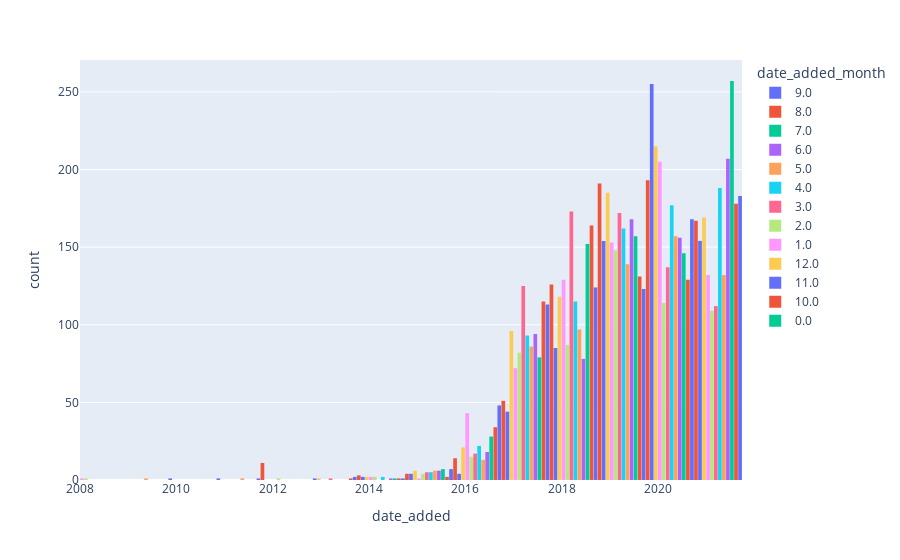
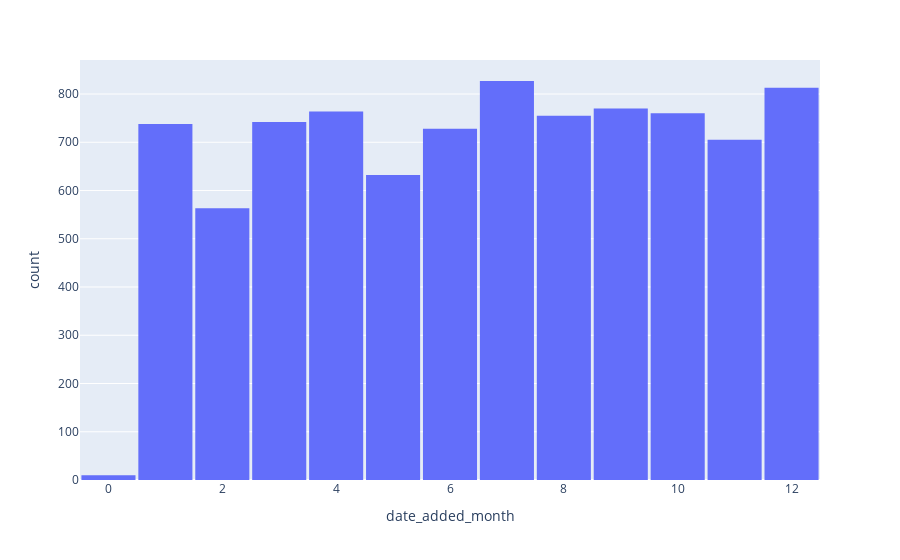

The code cell stored with these charts, in order, in its notebook:
### Code cell
fig = px.histogram(df,x='date_added',color='date_added_month' )
fig.update_layout(bargap=0.05)
fig1 = px.histogram(df,x='date_added_month' )
fig1.update_layout(bargap=0.05)

### Figure 1 — Plotly figure (JSON) as saved in the notebook; plotly's stock layout.template omitted (floating-point values rounded to 4 significant figures; data arrays with more than 128 entries replaced by an {"elided": "..."} marker saying what was removed)
{"data": [{"alignmentgroup": "True", "bingroup": "x", "hovertemplate": "date_added_month=9.0<br>date_added=%{x}<br>count=%{y}<extra></extra>", "legendgroup": "9.0", "marker": {"color": "#636efa", "pattern": {"shape": ""}}, "name": "9.0", "offsetgroup": "9.0", "orientation": "v", "showlegend": true, "type": "histogram", "x": {"elided": "770 str values"}, "xaxis": "x", "yaxis": "y"}, {"alignmentgroup": "True", "bingroup": "x", "hovertemplate": "date_added_month=8.0<br>date_added=%{x}<br>count=%{y}<extra></extra>", "legendgroup": "8.0", "marker": {"color": "#EF553B", "pattern": {"shape": ""}}, "name": "8.0", "offsetgroup": "8.0", "orientation": "v", "showlegend": true, "type": "histogram", "x": {"elided": "755 str values"}, "xaxis": "x", "yaxis": "y"}, {"alignmentgroup": "True", "bingroup": "x", "hovertemplate": "date_added_month=7.0<br>date_added=%{x}<br>count=%{y}<extra></extra>", "legendgroup": "7.0", "marker": {"color": "#00cc96", "pattern": {"shape": ""}}, "name": "7.0", "offsetgroup": "7.0", "orientation": "v", "showlegend": true, "type": "histogram", "x": {"elided": "827 str values"}, "xaxis": "x", "yaxis": "y"}, {"alignmentgroup": "True", "bingroup": "x", "hovertemplate": "date_added_month=6.0<br>date_added=%{x}<br>count=%{y}<extra></extra>", "legendgroup": "6.0", "marker": {"color": "#ab63fa", "pattern": {"shape": ""}}, "name": "6.0", "offsetgroup": "6.0", "orientation": "v", "showlegend": true, "type": "histogram", "x": {"elided": "728 str values"}, "xaxis": "x", "yaxis": "y"}, {"alignmentgroup": "True", "bingroup": "x", "hovertemplate": "date_added_month=5.0<br>date_added=%{x}<br>count=%{y}<extra></extra>", "legendgroup": "5.0", "marker": {"color": "#FFA15A", "pattern": {"shape": ""}}, "name": "5.0", "offsetgroup": "5.0", "orientation": "v", "showlegend": true, "type": "histogram", "x": {"elided": "632 str values"}, "xaxis": "x", "yaxis": "y"}, {"alignmentgroup": "True", "bingroup": "x", "hovertemplate": "date_added_month=4.0<br>date_added=%{x}<br>count=%{y}<extra></extra>", "legendgroup": "4.0", "marker": {"color": "#19d3f3", "pattern": {"shape": ""}}, "name": "4.0", "offsetgroup": "4.0", "orientation": "v", "showlegend": true, "type": "histogram", "x": {"elided": "764 str values"}, "xaxis": "x", "yaxis": "y"}, {"alignmentgroup": "True", "bingroup": "x", "hovertemplate": "date_added_month=3.0<br>date_added=%{x}<br>count=%{y}<extra></extra>", "legendgroup": "3.0", "marker": {"color": "#FF6692", "pattern": {"shape": ""}}, "name": "3.0", "offsetgroup": "3.0", "orientation": "v", "showlegend": true, "type": "histogram", "x": {"elided": "742 str values"}, "xaxis": "x", "yaxis": "y"}, {"alignmentgroup": "True", "bingroup": "x", "hovertemplate": "date_added_month=2.0<br>date_added=%{x}<br>count=%{y}<extra></extra>", "legendgroup": "2.0", "marker": {"color": "#B6E880", "pattern": {"shape": ""}}, "name": "2.0", "offsetgroup": "2.0", "orientation": "v", "showlegend": true, "type": "histogram", "x": {"elided": "563 str values"}, "xaxis": "x", "yaxis": "y"}, {"alignmentgroup": "True", "bingroup": "x", "hovertemplate": "date_added_month=1.0<br>date_added=%{x}<br>count=%{y}<extra></extra>", "legendgroup": "1.0", "marker": {"color": "#FF97FF", "pattern": {"shape": ""}}, "name": "1.0", "offsetgroup": "1.0", "orientation": "v", "showlegend": true, "type": "histogram", "x": {"elided": "738 str values"}, "xaxis": "x", "yaxis": "y"}, {"alignmentgroup": "True", "bingroup": "x", "hovertemplate": "date_added_month=12.0<br>date_added=%{x}<br>count=%{y}<extra></extra>", "legendgroup": "12.0", "marker": {"color": "#FECB52", "pattern": {"shape": ""}}, "name": "12.0", "offsetgroup": "12.0", "orientation": "v", "showlegend": true, "type": "histogram", "x": {"elided": "813 str values"}, "xaxis": "x", "yaxis": "y"}, {"alignmentgroup": "True", "bingroup": "x", "hovertemplate": "date_added_month=11.0<br>date_added=%{x}<br>count=%{y}<extra></extra>", "legendgroup": "11.0", "marker": {"color": "#636efa", "pattern": {"shape": ""}}, "name": "11.0", "offsetgroup": "11.0", "orientation": "v", "showlegend": true, "type": "histogram", "x": {"elided": "705 str values"}, "xaxis": "x", "yaxis": "y"}, {"alignmentgroup": "True", "bingroup": "x", "hovertemplate": "date_added_month=10.0<br>date_added=%{x}<br>count=%{y}<extra></extra>", "legendgroup": "10.0", "marker": {"color": "#EF553B", "pattern": {"shape": ""}}, "name": "10.0", "offsetgroup": "10.0", "orientation": "v", "showlegend": true, "type": "histogram", "x": {"elided": "760 str values"}, "xaxis": "x", "yaxis": "y"}, {"alignmentgroup": "True", "bingroup": "x", "hovertemplate": "date_added_month=0.0<br>date_added=%{x}<br>count=%{y}<extra></extra>", "legendgroup": "0.0", "marker": {"color": "#00cc96", "pattern": {"shape": ""}}, "name": "0.0", "offsetgroup": "0.0", "orientation": "v", "showlegend": true, "type": "histogram", "x": [null, null, null, null, null, null, null, null, null, null], "xaxis": "x", "yaxis": "y"}], "layout": {"bargap": 0.05, "barmode": "relative", "legend": {"title": {"text": "date_added_month"}, "tracegroupgap": 0}, "margin": {"t": 60}, "xaxis": {"anchor": "y", "domain": [0, 1], "title": {"text": "date_added"}}, "yaxis": {"anchor": "x", "domain": [0, 1], "title": {"text": "count"}}}}

### Figure 2 — Plotly figure (JSON) as saved in the notebook; plotly's stock layout.template omitted (floating-point values rounded to 4 significant figures; data arrays with more than 128 entries replaced by an {"elided": "..."} marker saying what was removed)
{"data": [{"alignmentgroup": "True", "bingroup": "x", "hovertemplate": "date_added_month=%{x}<br>count=%{y}<extra></extra>", "legendgroup": "", "marker": {"color": "#636efa", "pattern": {"shape": ""}}, "name": "", "offsetgroup": "", "orientation": "v", "showlegend": false, "type": "histogram", "x": {"elided": "8807 int values"}, "xaxis": "x", "yaxis": "y"}], "layout": {"bargap": 0.05, "barmode": "relative", "legend": {"tracegroupgap": 0}, "margin": {"t": 60}, "xaxis": {"anchor": "y", "domain": [0, 1], "title": {"text": "date_added_month"}}, "yaxis": {"anchor": "x", "domain": [0, 1], "title": {"text": "count"}}}}
